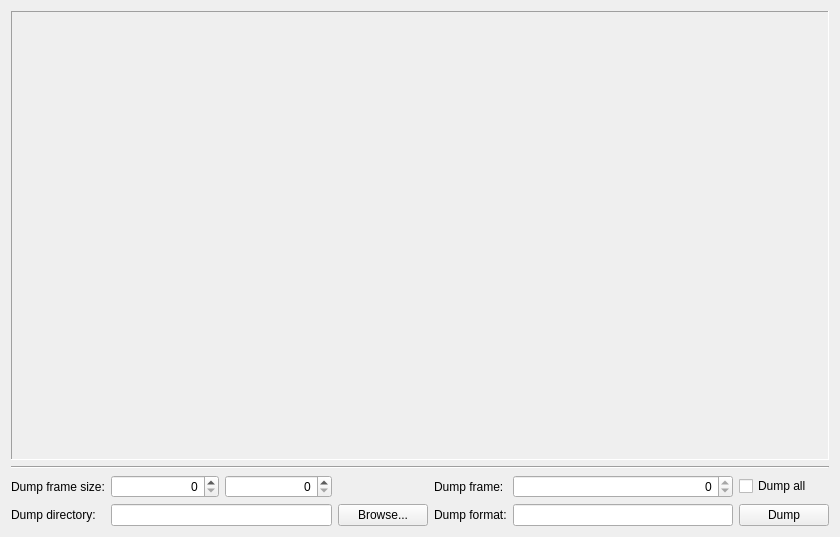
<?xml version="1.0" encoding="UTF-8"?>
<ui version="4.0">
 <class>GLView</class>
 <widget class="QWidget" name="GLView">
  <property name="geometry">
   <rect>
    <x>0</x>
    <y>0</y>
    <width>840</width>
    <height>537</height>
   </rect>
  </property>
  <property name="windowTitle">
   <string>Form</string>
  </property>
  <layout class="QVBoxLayout" name="verticalLayout">
   <item>
    <layout class="QGridLayout" name="displayLayout">
     <item row="0" column="0">
      <widget class="QFrame" name="displayFrame">
       <property name="sizePolicy">
        <sizepolicy hsizetype="Preferred" vsizetype="MinimumExpanding">
         <horstretch>0</horstretch>
         <verstretch>0</verstretch>
        </sizepolicy>
       </property>
       <property name="frameShape">
        <enum>QFrame::Panel</enum>
       </property>
       <property name="frameShadow">
        <enum>QFrame::Sunken</enum>
       </property>
       <layout class="QGridLayout" name="gridLayout">
        <property name="margin">
         <number>0</number>
        </property>
        <item row="0" column="0">
         <widget class="GLDisplay" name="display" native="true">
          <property name="sizePolicy">
           <sizepolicy hsizetype="Preferred" vsizetype="Preferred">
            <horstretch>0</horstretch>
            <verstretch>0</verstretch>
           </sizepolicy>
          </property>
         </widget>
        </item>
       </layout>
      </widget>
     </item>
    </layout>
   </item>
   <item>
    <widget class="Line" name="line_3">
     <property name="orientation">
      <enum>Qt::Horizontal</enum>
     </property>
    </widget>
   </item>
   <item>
    <layout class="QGridLayout" name="dumpLayout">
     <item row="1" column="0">
      <widget class="QLabel" name="dumpDirTextLabel">
       <property name="text">
        <string>Dump directory:</string>
       </property>
      </widget>
     </item>
     <item row="1" column="1">
      <widget class="QLineEdit" name="dumpDirEdit">
       <property name="text">
        <string/>
       </property>
      </widget>
     </item>
     <item row="1" column="2">
      <widget class="QPushButton" name="dumpDirBrowseButton">
       <property name="minimumSize">
        <size>
         <width>90</width>
         <height>0</height>
        </size>
       </property>
       <property name="text">
        <string>Browse...</string>
       </property>
      </widget>
     </item>
     <item row="1" column="3">
      <widget class="QLabel" name="dumpFormatTextLabel">
       <property name="text">
        <string>Dump format:</string>
       </property>
      </widget>
     </item>
     <item row="1" column="4">
      <widget class="QLineEdit" name="dumpFormatEdit">
       <property name="inputMask">
        <string/>
       </property>
       <property name="text">
        <string/>
       </property>
      </widget>
     </item>
     <item row="1" column="5">
      <widget class="QPushButton" name="dumpButton">
       <property name="minimumSize">
        <size>
         <width>90</width>
         <height>0</height>
        </size>
       </property>
       <property name="text">
        <string>Dump</string>
       </property>
      </widget>
     </item>
     <item row="0" column="0">
      <widget class="QLabel" name="dumpFrameSizeTextLabel">
       <property name="text">
        <string>Dump frame size:</string>
       </property>
      </widget>
     </item>
     <item row="0" column="1">
      <layout class="QHBoxLayout" name="dumpFrameSizeLayout">
       <item>
        <widget class="QSpinBox" name="dumpFrameWidthSpinBox">
         <property name="alignment">
          <set>Qt::AlignRight|Qt::AlignTrailing|Qt::AlignVCenter</set>
         </property>
         <property name="maximum">
          <number>9999</number>
         </property>
        </widget>
       </item>
       <item>
        <widget class="QSpinBox" name="dumpFrameHeightSpinBox">
         <property name="alignment">
          <set>Qt::AlignRight|Qt::AlignTrailing|Qt::AlignVCenter</set>
         </property>
         <property name="maximum">
          <number>9999</number>
         </property>
        </widget>
       </item>
      </layout>
     </item>
     <item row="0" column="5">
      <widget class="QCheckBox" name="dumpAllCheckBox">
       <property name="sizePolicy">
        <sizepolicy hsizetype="Preferred" vsizetype="Fixed">
         <horstretch>0</horstretch>
         <verstretch>0</verstretch>
        </sizepolicy>
       </property>
       <property name="layoutDirection">
        <enum>Qt::LeftToRight</enum>
       </property>
       <property name="text">
        <string>Dump all</string>
       </property>
      </widget>
     </item>
     <item row="0" column="3">
      <widget class="QLabel" name="dumpFrameTextLabel">
       <property name="sizePolicy">
        <sizepolicy hsizetype="Preferred" vsizetype="Preferred">
         <horstretch>0</horstretch>
         <verstretch>0</verstretch>
        </sizepolicy>
       </property>
       <property name="text">
        <string>Dump frame:</string>
       </property>
      </widget>
     </item>
     <item row="0" column="4">
      <widget class="QSpinBox" name="dumpFrameSpinBox">
       <property name="minimumSize">
        <size>
         <width>90</width>
         <height>0</height>
        </size>
       </property>
       <property name="alignment">
        <set>Qt::AlignRight|Qt::AlignTrailing|Qt::AlignVCenter</set>
       </property>
       <property name="readOnly">
        <bool>true</bool>
       </property>
       <property name="maximum">
        <number>99999999</number>
       </property>
      </widget>
     </item>
    </layout>
   </item>
  </layout>
 </widget>
 <customwidgets>
  <customwidget>
   <class>GLDisplay</class>
   <extends>QWidget</extends>
   <header>gldisplay.h</header>
   <container>1</container>
  </customwidget>
 </customwidgets>
 <resources/>
 <connections>
  <connection>
   <sender>dumpDirBrowseButton</sender>
   <signal>clicked()</signal>
   <receiver>GLView</receiver>
   <slot>dumpDirBrowseClicked()</slot>
   <hints>
    <hint type="sourcelabel">
     <x>383</x>
     <y>518</y>
    </hint>
    <hint type="destinationlabel">
     <x>419</x>
     <y>268</y>
    </hint>
   </hints>
  </connection>
  <connection>
   <sender>dumpButton</sender>
   <signal>clicked()</signal>
   <receiver>GLView</receiver>
   <slot>dumpClicked()</slot>
   <hints>
    <hint type="sourcelabel">
     <x>789</x>
     <y>518</y>
    </hint>
    <hint type="destinationlabel">
     <x>419</x>
     <y>268</y>
    </hint>
   </hints>
  </connection>
  <connection>
   <sender>dumpAllCheckBox</sender>
   <signal>toggled(bool)</signal>
   <receiver>GLView</receiver>
   <slot>dumpAllToggled(bool)</slot>
   <hints>
    <hint type="sourcelabel">
     <x>789</x>
     <y>489</y>
    </hint>
    <hint type="destinationlabel">
     <x>419</x>
     <y>268</y>
    </hint>
   </hints>
  </connection>
 </connections>
 <slots>
  <slot>dumpDirBrowseClicked()</slot>
  <slot>dumpClicked()</slot>
  <slot>dumpAllToggled(bool)</slot>
 </slots>
</ui>
